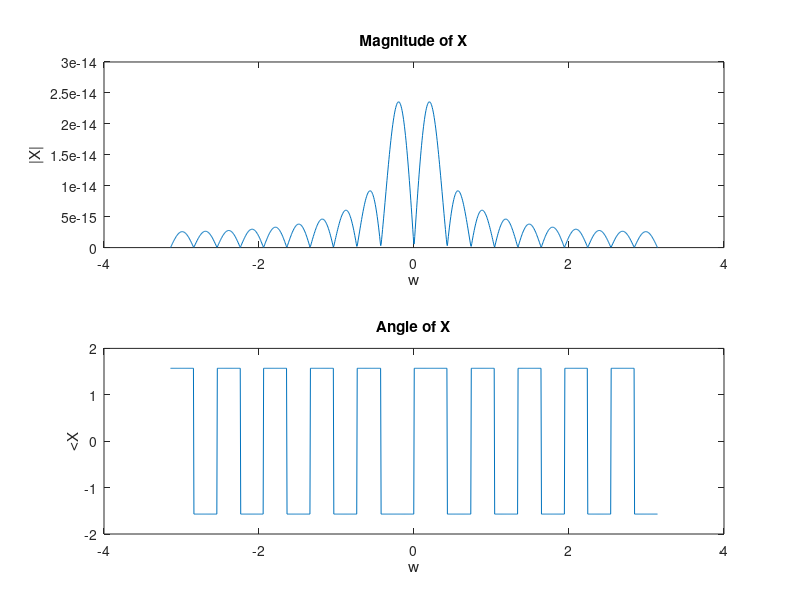

The MATLAB script that drew this image:
clc;
close all;
clear all;
n=-10:10;
x=tan(2*pi*n); 
w=linspace(-pi,pi,1000);
X=zeros(1,length(w));
for k=1:length(w)
    X(k)=sum(x .* exp(-1j * w(k) * n));
end
disp(X);

subplot(2,1,1);
plot(w,abs(X));
title("Magnitude of X");
xlabel('w');
ylabel('|X|');

subplot(2,1,2);
plot(w,angle(X));
title("Angle of X");
xlabel('w');
ylabel('<X');
